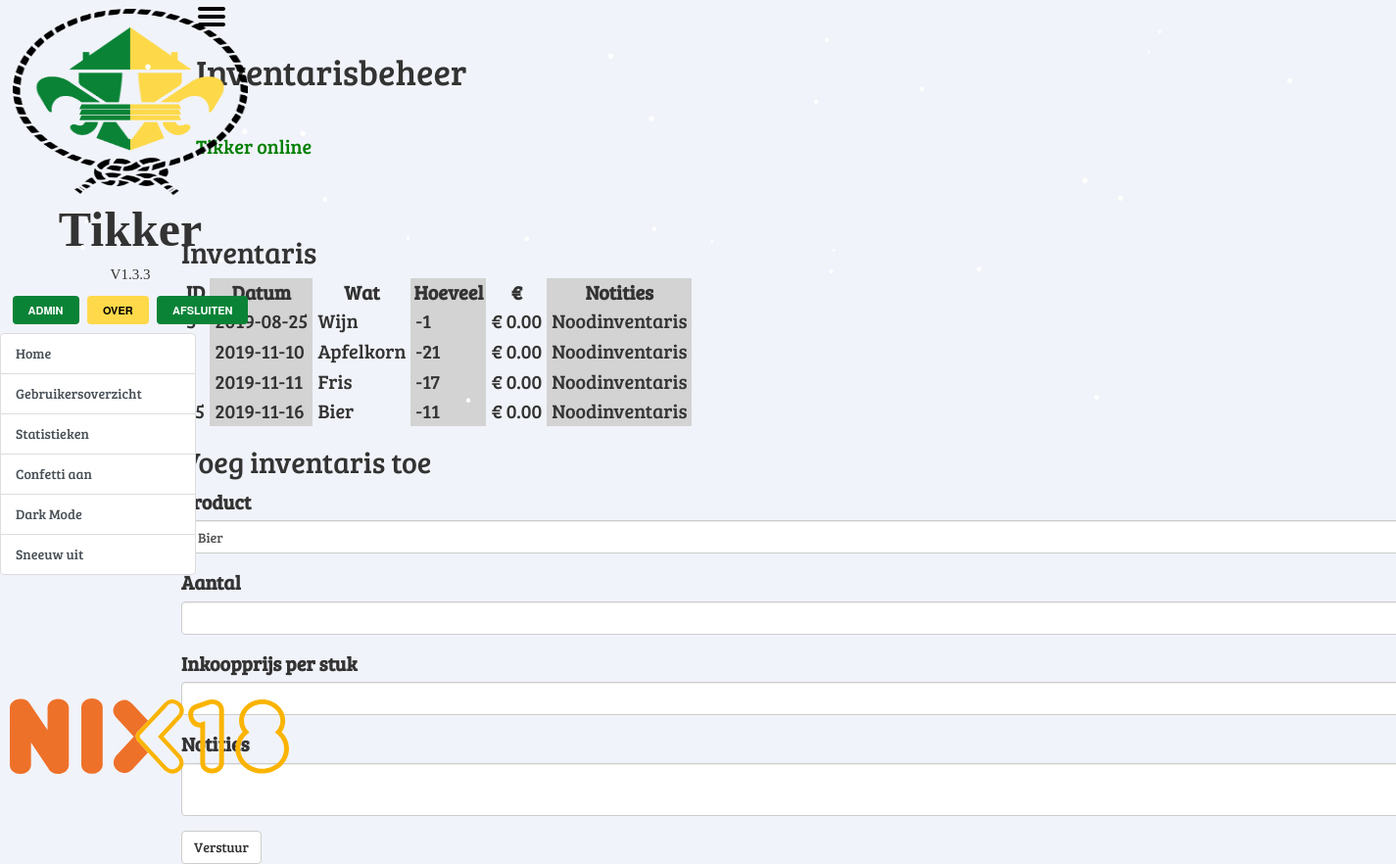
The app's page /admin/inventory/, older data.
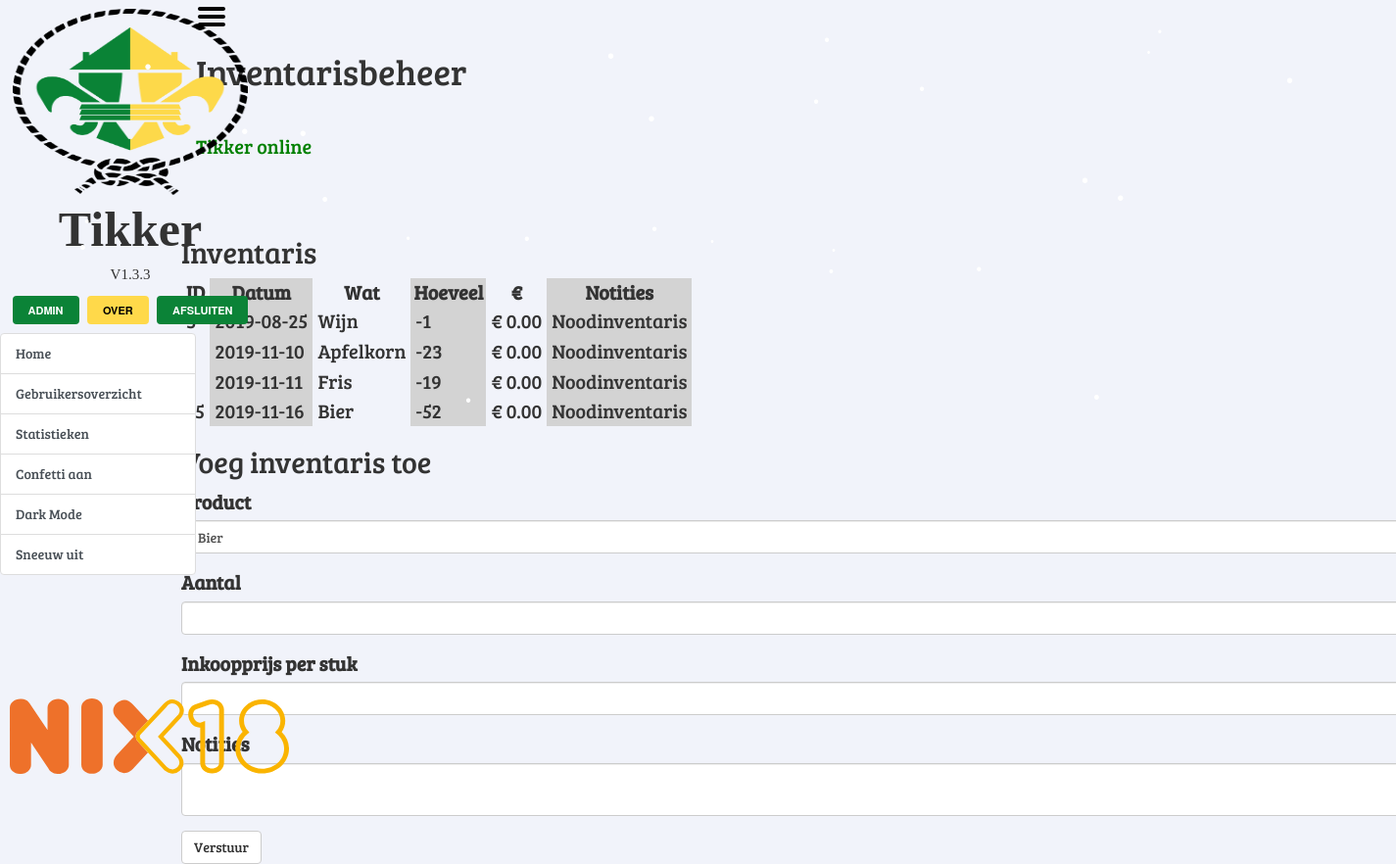
The same page, newer data.
### app/models.py (models this page shows, shortened)
class Inventory(db.Model):
    id = db.Column(db.Integer, primary_key=True)
    timestamp = db.Column(db.DateTime, index=True, nullable=False)
    product_id = db.Column(db.Integer, db.ForeignKey('product.id'))
    quantity = db.Column(db.Float)
    price_before_profit = db.Column(db.Float)
    note = db.Column(db.String, nullable=True)

### app/routes.py (the view)
@register_breadcrumb(app, '.admin.inventory', 'Inventarisbeheer', order=2)
@app.route('/admin/inventory/', methods=['GET', 'POST'])
def admin_inventory():
    if request.remote_addr != "127.0.0.1":
        abort(403)
    form = AddInventoryForm()
    if form.validate_on_submit():
        alert = (dbhandler.add_inventory(int(form.product.data), int(form.quantity.data),
                                          float(form.purchase_price.data.replace(",", ".")), form.note.data))
        flash(alert[0], alert[1])
        return redirect(url_for('admin_inventory'))
    return render_template("admin/maninventory.html", title="Inventarisbeheer", h1="Inventarisbeheer",
                           backurl=url_for('index'), Product=Product,
                           Inventory=Inventory, form=form), 200

### app/forms.py
class AddInventoryForm(FlaskForm):
    product = SelectField('Product', validators=[DataRequired()])
    quantity = StringField('Aantal', validators=[DataRequired()])
    purchase_price = StringField('Inkoopprijs per stuk', validators=[DataRequired()])
    note = TextAreaField('Notities')
    submit_inventory = SubmitField('Verstuur')
    def __init__(self, *args, **kwargs):
        super(AddInventoryForm, self).__init__(*args, **kwargs)
        products = []
        for p in Product.query.filter(and_(Product.recipe_input == None), (Product.purchaseable == True)).all():
            products.append((str(p.id), p.name))
        self.product.choices = products

### app/templates/admin/maninventory.html
{% extends "base.html" %}
{% import 'bootstrap/wtf.html' as wtf %}
{% block app_content %}
    <div class="row">
        <div class="col-xl-6">
            <h2>Inventaris</h2>
            <table>
                <colgroup>
                    <col>
                    <col class="second-table-column">
                    <col>
                    <col class="second-table-column">
                    <col>
                    <col class="second-table-column">
                </colgroup>
                <tr>
                    <th>ID</th>
                    <th>Datum</th>
                    <th>Wat</th>
                    <th>Hoeveel</th>
                    <th>€</th>
                    <th>Notities</th>
                </tr>
                {% for i in Inventory.query.filter(Inventory.quantity != 0.0).all() %}
                <tr>
                    <td>{{ i.id }}</td>
                    <td>{{ i.timestamp.strftime("%Y-%m-%d") }}</td>
                    <td>{{ Product.query.get(i.product_id).name }}</td>
                    <td>{{ i.quantity|round|int }}</td>
                    {% if i.price_before_profit is none %}
                    <td><span style="color: red;font-weight:bold;">--</span></td>
                    {% else %}
                    <td>€ {{ '%.2f' % i.price_before_profit }}</td>
                    {% endif %}
                    <td>{{ i.note }}</td>
                </tr>
                {% endfor %}
            </table>
        </div>
        <div class="col-xl-6">
            <h2>Voeg inventaris toe</h2>
            {{ wtf.quick_form(form) }}
        </div>
    </div>
{% endblock %}

Row changes from the older to the newer data that the page shows:
changed Inventory (number 2 of 4 on the later page): quantity "-21" → "-23"
changed Inventory (number 3 of 4 on the later page): quantity "-17" → "-19"
changed Inventory (number 4 of 4 on the later page): quantity "-11" → "-52"
